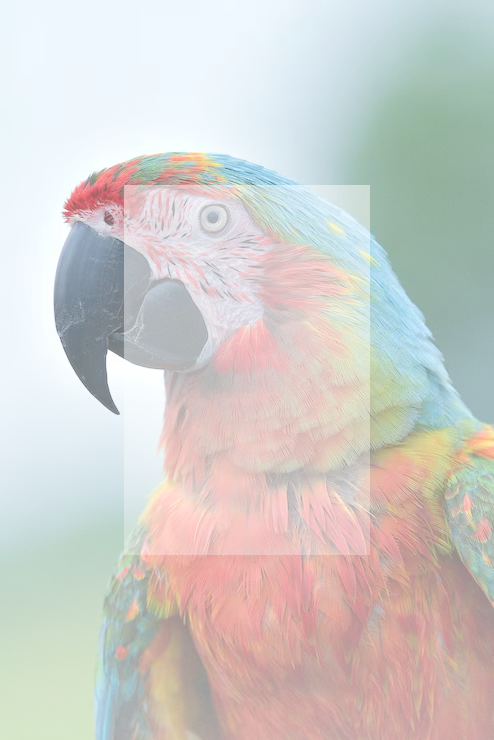
#> input picture backend/uploads/Tota_rgbd.png, 494 x 740 px
$ python convert_depth_to_rgbd.py --rgb uploads/Tota_rgbd.png
#> lines starting #> are read from the running program, lines starting #| are printed output that depends on the picture
"""
RGB-D Image Builder Helper
Easily merges an RGB image with:
  1. A NumPy depth array (.npy file)
  2. A grayscale depth image (.png file)
  3. Automatic depth estimation (if you only have a normal 2D photo)

Usage:
  python convert_depth_to_rgbd.py --rgb input.jpg --depth depth.npy
  python convert_depth_to_rgbd.py --rgb input.jpg --depth depth_map.png
  python convert_depth_to_rgbd.py --rgb input.jpg --auto-depth
"""

import os
import argparse
import numpy as np
from PIL import Image
import cv2


def create_rgbd_from_inputs(rgb_path, depth_path=None, auto_depth=False, output_path=None):
#> called with rgb_path = 'uploads/Tota_rgbd.png', auto_depth = False
    if not os.path.exists(rgb_path):
        print(f"❌ Error: RGB image not found at '{rgb_path}'")
        return None

    # 1. Load RGB Image
    img_rgb = Image.open(rgb_path).convert('RGB')
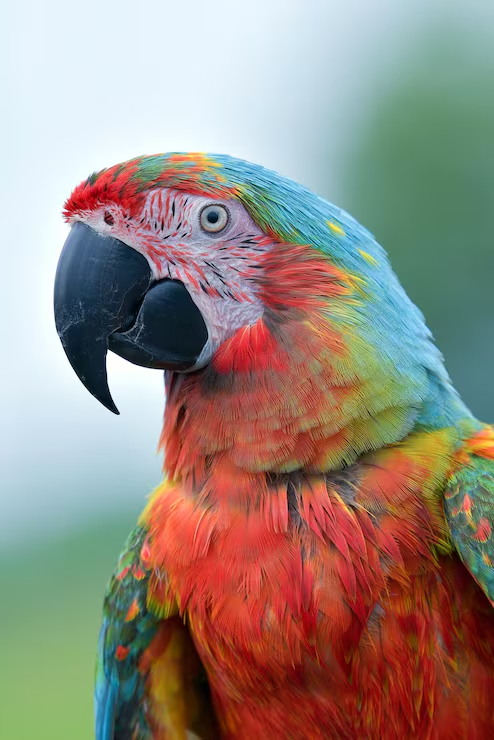
#> img_rgb: PIL image 494x740 RGB; mean R, G, B 151.5, 138.2, 128.9
    rgb_arr = np.array(img_rgb)
    h, w = rgb_arr.shape[:2]
#> h = 740; w = 494
    print(f"✓ Loaded RGB image: {w}x{h} px from '{rgb_path}'")
#| ✓ Loaded RGB image: 494x740 px from 'uploads/Tota_rgbd.png'

    depth_arr = None

    # Case A: User supplied a NumPy depth array (.npy file)
    if depth_path and depth_path.endswith('.npy') and os.path.exists(depth_path):
        raw_depth = np.load(depth_path)
        print(f"✓ Loaded NumPy depth array: shape {raw_depth.shape}, dtype {raw_depth.dtype}")

        # Resize if dimensions differ
        if raw_depth.shape[:2] != (h, w):
            raw_depth = cv2.resize(raw_depth.astype(np.float32), (w, h), interpolation=cv2.INTER_NEAREST)

        # Normalize to 0-255 uint8 for RGBA Alpha channel
        min_d = np.nanmin(raw_depth[raw_depth > 0.1]) if np.any(raw_depth > 0.1) else 0.5
        max_d = np.nanmax(raw_depth[raw_depth < 10.0]) if np.any(raw_depth < 10.0) else 3.0
        norm_depth = np.clip((raw_depth - min_d) / (max_d - min_d + 1e-6) * 255.0, 0, 255).astype(np.uint8)
        depth_arr = norm_depth

    # Case B: User supplied a grayscale depth image (.png file)
    elif depth_path and os.path.exists(depth_path):
        img_depth = Image.open(depth_path)
        raw_depth = np.array(img_depth)
        print(f"✓ Loaded depth image: {raw_depth.shape}, dtype {raw_depth.dtype} from '{depth_path}'")

        if raw_depth.dtype == np.uint16:
            # 16-bit sensor depth in millimeters (e.g. 1000 = 1.0m)
            depth_m = raw_depth.astype(np.float32) / 1000.0
            norm_depth = np.clip((depth_m - 0.3) / (3.0 - 0.3) * 255.0, 0, 255).astype(np.uint8)
            depth_arr = norm_depth
        else:
            if len(raw_depth.shape) == 3:
                raw_depth = raw_depth[:, :, 0]
            depth_arr = raw_depth.astype(np.uint8)

        if depth_arr.shape[:2] != (h, w):
            depth_arr = cv2.resize(depth_arr, (w, h), interpolation=cv2.INTER_NEAREST)

    # Case C: Auto-Depth (User only has a normal 2D photo!)
    elif auto_depth or depth_path is None:
        print("💡 No depth file supplied. Generating realistic depth map from image geometry...")
        # Create perspective ground plane + salient center object depth
        y_grid, x_grid = np.indices((h, w), dtype=np.float32)
        # Background slanted ground plane: far at top (high depth), closer at bottom
        base_depth = 180.0 - (y_grid / h) * 90.0

        # Detect high contrast foreground object in center
        gray = cv2.cvtColor(rgb_arr, cv2.COLOR_RGB2GRAY)
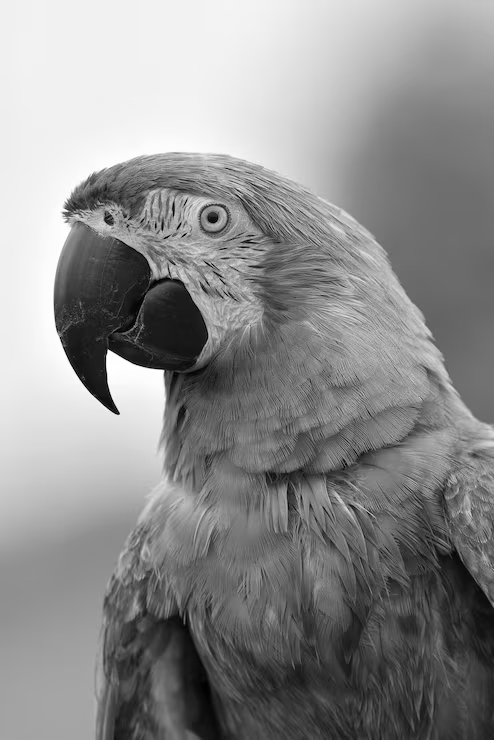
#> gray: shape (740, 494); min 1, max 255, mean 141.2
        blurred = cv2.GaussianBlur(gray, (21, 21), 0)
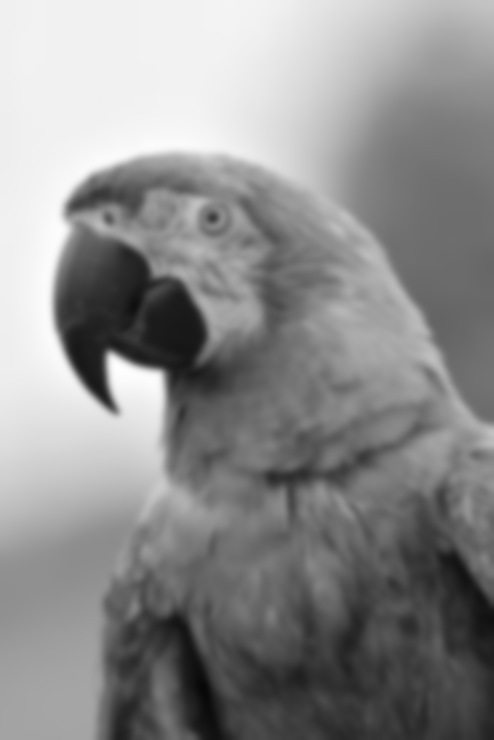
#> blurred: shape (740, 494); min 7, max 254, mean 141.2
        center_mask = np.zeros((h, w), dtype=bool)
        cx, cy = w // 2, h // 2
#> cx = 247; cy = 370
        center_mask[max(0, cy - int(h*0.25)):min(h, cy + int(h*0.25)),
                    max(0, cx - int(w*0.25)):min(w, cx + int(w*0.25))] = True

        # Object stands in foreground (closer -> smaller depth value)
        base_depth[center_mask] = 80.0
        noise = np.random.normal(0, 1.5, (h, w))
        depth_arr = np.clip(base_depth + noise, 20, 240).astype(np.uint8)

    # 4. Merge into 4-channel RGBA (Channel 4 is Depth)
    rgbd_arr = np.dstack([rgb_arr, depth_arr])
    img_rgbd = Image.fromarray(rgbd_arr, mode='RGBA')

    # Default output path in backend/uploads/
    if not output_path:
        base_name = os.path.splitext(os.path.basename(rgb_path))[0]
        script_dir = os.path.dirname(os.path.abspath(__file__))
        output_path = os.path.join(script_dir, 'uploads', f"{base_name}_rgbd.png")

    os.makedirs(os.path.dirname(output_path), exist_ok=True)
    img_rgbd.save(output_path, 'PNG')
    print(f"\n🎉 Successfully created 4-Channel RGB-D Image!")
    print(f"👉 Saved to: {output_path}")
    print(f"👉 Filename: {os.path.basename(output_path)}")
    print(f"You can now upload this file in the Web UI or select it for 6D Pose Estimation!")
    return output_path


if __name__ == '__main__':
    parser = argparse.ArgumentParser(description="Convert RGB + Depth Array to 4-Channel RGB-D Image")
    parser.add_argument('--rgb', required=True, help="Path to color RGB image (.jpg, .png)")
    parser.add_argument('--depth', default=None, help="Path to depth file (.npy array or .png image)")
    parser.add_argument('--auto-depth', action='store_true', help="Auto-synthesize depth if you don't have a sensor")
    parser.add_argument('--output', default=None, help="Custom output path for the RGB-D image")

    args = parser.parse_args()
    create_rgbd_from_inputs(args.rgb, depth_path=args.depth, auto_depth=args.auto_depth, output_path=args.output)
